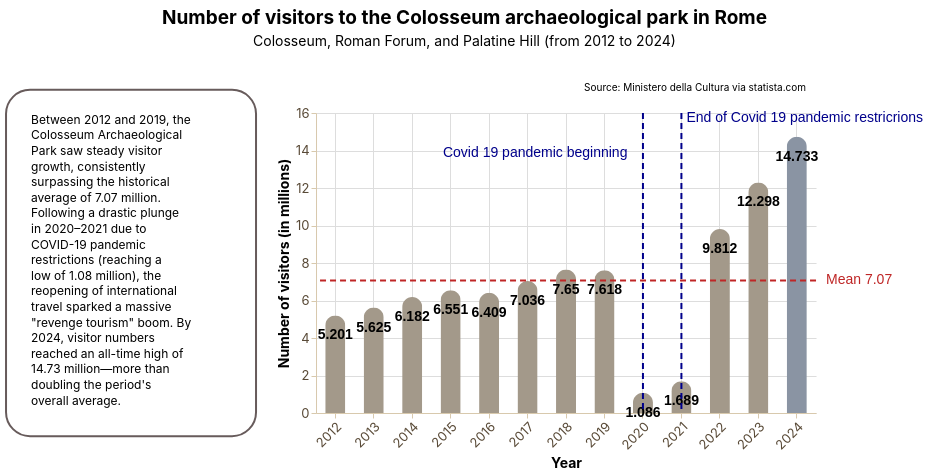

The notebook cell saved with this chart:
### Markdown cell above
Data story with **bar chart**

### Code cell
story = (
    pn.Story(
    #Builing the Story class object
        data = colosseum,
        width = 500,
        height = 300,
        template = colosseumTemplate #Using the colosseumTemplate
    )

    #Method invocation
    #Bar chart
    .mark_bar(
        cornerRadiusEnd = 10,
        size = 20
    )

    #Data encoding
    .encode(
        x = alt.X(
            "year:N",
            title = "Year", 
            axis = alt.Axis(
                grid = True,
                labelAngle = -45
            )
        ),
        y = alt.Y(
            "visitors:Q",
            title = "Number of visitors (in millions)",
            axis = alt.Axis(
                grid = True
            )
        )
    )

    #Data source
    .add_source(
        text = "Source: Ministero della Cultura via statista.com",
        position = "top",
        align = "right"
    )
    
    #Title and subtitle
    .add_title(
        title = "Number of visitors to the Colosseum archaeological park in Rome",
        subtitle = "Colosseum, Roman Forum, and Palatine Hill (from 2012 to 2024)",
        align = "center"
    )

    #Context area (on the left)
    .add_context(
        text = "Between 2012 and 2019, the Colosseum Archaeological Park saw steady visitor growth, consistently surpassing the historical average of 7.07 million. Following a drastic plunge in 2020–2021 due to COVID-19 pandemic restrictions (reaching a low of 1.08 million), the reopening of international travel sparked a massive \"revenge tourism\" boom. By 2024, visitor numbers reached an all-time high of 14.73 million—more than doubling the period's overall average.",
        position = "left",
    )

    #Labels
    .add_labels_chart(
        values = "visitors:Q",
        font_size = 14,
        font_weight = "bold",
        dy = 20
    )

    #Mean
    .add_line(
        value = colosseum["visitors"],
        math = "mean",
        label_font_size = 14,
    )

    #Highlighing line
    .add_line(
        orientation = "vertical",
        value = 2020,
        label_text = "Covid 19 pandemic beginning",
        color = "darkblue",
        label_dx = -200,
        label_dy = 50,
        label_font_size = 14
    )

    #Highlighing line
    .add_line(
        orientation = "vertical",
        value = 2021,
        label_text = "End of Covid 19 pandemic restricrions",
        color = "darkblue",
        label_dx = 5,
        label_dy = 15,
        label_font_size = 14
    )

    #Highlighing bar
    .add_highlight(2024)

    .render()
)

story

### Figure 1 — Vega-Lite specification as saved in the notebook (floating-point values rounded to 4 significant figures)
{"config": {"view": {"continuousWidth": 300, "continuousHeight": 300, "strokeWidth": 0}, "axis": {"domainColor": "#d8c9ad", "grid": false, "labelColor": "#594a37", "labelFont": "Inter", "labelFontSize": 13, "tickColor": "#d8c9ad", "titleColor": "#000000", "titleFont": "Inter", "titleFontSize": 14}, "axisX": {"labelAngle": 0, "labelExpr": "length(datum.label) > 12 ? replace(datum.label, /\\s+/, '\\n') : datum.label", "labelLineHeight": 14}, "bar": {"color": "rgb(163, 153, 138)"}, "legend": {"labelColor": "#594a37", "labelFont": "Inter", "labelFontSize": 12, "titleColor": "#000000", "titleFont": "Inter", "titleFontSize": 12}, "line": {"color": "rgb(163, 153, 138)"}, "mark": {"strokeWidth": 2.5}, "point": {"color": "#000000", "filled": true, "size": 75}, "range": {"category": ["rgb(163, 153, 138)", "rgb(138, 148, 163)", "#348035", "#a46cc2", "#d96027"]}, "title": {"color": "#000000", "font": "Inter", "fontSize": 19}}, "vconcat": [{"layer": [{"mark": {"type": "text", "align": "center", "baseline": "top", "color": "#000000", "font": "Inter", "fontSize": 19, "fontWeight": "bold", "text": "Number of visitors to the Colosseum archaeological park in Rome"}, "encoding": {"x": {"value": 375.0}, "y": {"value": 4}}}, {"mark": {"type": "text", "align": "center", "baseline": "top", "color": "#000000", "font": "Inter", "fontSize": 14, "text": "Colosseum, Roman Forum, and Palatine Hill (from 2012 to 2024)"}, "encoding": {"x": {"value": 375.0}, "y": {"value": 30}}}], "data": {"name": "data-6fad5c34291b82fc9632cbce143d677a"}, "height": 58, "width": 750.0}, {"hconcat": [{"layer": [{"mark": {"type": "rect", "color": "rgb(255, 255, 255)", "cornerRadius": 24.0, "opacity": 1.0, "stroke": "rgb(103, 91, 91)", "strokeWidth": 2.0}, "encoding": {"x": {"value": 0}, "x2": {"value": 250.0}, "y": {"value": -23.2}, "y2": {"value": 323.2}}}, {"mark": {"type": "text", "align": "left", "baseline": "top", "color": "rgb(0, 0, 0)", "font": "Inter", "fontSize": 12, "fontStyle": "normal", "fontWeight": "normal", "lineBreak": "\n", "lineHeight": 15.6, "text": "Between 2012 and 2019, the\nColosseum Archaeological\nPark saw steady visitor\ngrowth, consistently\nsurpassing the historical\naverage of 7.07 million.\nFollowing a drastic plunge\nin 2020–2021 due to\nCOVID-19 pandemic\nrestrictions (reaching a\nlow of 1.08 million), the\nreopening of international\ntravel sparked a massive\n\"revenge tourism\" boom. By\n2024, visitor numbers\nreached an all-time high of\n14.73 million—more than\ndoubling the period's\noverall average."}, "encoding": {"x": {"value": 25}, "y": {"value": 1.8}}}], "data": {"name": "data-6fad5c34291b82fc9632cbce143d677a"}, "height": 346.4, "width": 250.0}, {"layer": [{"mark": {"type": "bar", "cornerRadiusEnd": 10, "size": 20}, "encoding": {"color": {"condition": {"test": "(datum['year'] === 2024)", "value": "rgb(138, 148, 163)"}, "value": "rgb(163, 153, 138)"}, "x": {"axis": {"grid": true, "labelAngle": -45}, "field": "year", "title": "Year", "type": "nominal"}, "y": {"axis": {"grid": true}, "field": "visitors", "title": "Number of visitors (in millions)", "type": "quantitative"}}}, {"mark": {"type": "text", "align": "center", "angle": 0, "color": "rgb(0, 0, 0)", "dx": 0, "dy": 20, "fontSize": 14, "fontWeight": "bold", "lineBreak": "\n"}, "encoding": {"text": {"field": "visitors", "type": "quantitative"}, "x": {"axis": {"grid": true, "labelAngle": -45}, "field": "year", "title": "Year", "type": "nominal"}, "y": {"axis": {"grid": true}, "field": "visitors", "title": "Number of visitors (in millions)", "type": "quantitative"}}}, {"data": {"name": "data-6fad5c34291b82fc9632cbce143d677a"}, "mark": {"type": "text", "align": "right", "baseline": "bottom", "color": "rgb(0, 0, 0)", "font": "Inter", "fontSize": 10, "lineBreak": "\n", "text": "Source: Ministero della Cultura via statista.com"}, "encoding": {"x": {"value": 490}, "y": {"value": -20}}}, {"layer": [{"data": {"name": "data-58a35f2520d4b74a61c05cf953ad3c2c"}, "mark": {"type": "rule", "color": "rgb(191, 38, 38)", "strokeDash": [6, 4], "strokeWidth": 2}, "encoding": {"y": {"field": "y", "type": "quantitative"}}}, {"data": {"name": "data-661295097da28f9fac40d663e8506740"}, "mark": {"type": "text", "align": "left", "color": "rgb(191, 38, 38)", "dx": 0, "dy": 0, "fontSize": 14, "fontStyle": "normal", "fontWeight": "normal"}, "encoding": {"text": {"value": "Mean 7.07"}, "x": {"value": 510}, "y": {"field": "y", "type": "quantitative"}}}]}, {"layer": [{"data": {"name": "data-bda9bffe9e264e31167b6491152f8cc9"}, "mark": {"type": "rule", "color": "darkblue", "strokeDash": [6, 4], "strokeWidth": 2}, "encoding": {"x": {"field": "x", "type": "nominal"}}}, {"data": {"name": "data-06b5451864432c29688e805fdf8a71ce"}, "mark": {"type": "text", "align": "left", "color": "darkblue", "dx": -200, "dy": 50, "fontSize": 14, "fontStyle": "normal", "fontWeight": "normal"}, "encoding": {"text": {"value": "Covid 19 pandemic beginning"}, "x": {"field": "x", "type": "nominal"}, "y": {"value": -10}}}]}, {"layer": [{"data": {"name": "data-c636a8228389466f33a3b49c28851687"}, "mark": {"type": "rule", "color": "darkblue", "strokeDash": [6, 4], "strokeWidth": 2}, "encoding": {"x": {"field": "x", "type": "nominal"}}}, {"data": {"name": "data-50229de4c90ef8ab7b084eaad8c9a32f"}, "mark": {"type": "text", "align": "left", "color": "darkblue", "dx": 5, "dy": 15, "fontSize": 14, "fontStyle": "normal", "fontWeight": "normal"}, "encoding": {"text": {"value": "End of Covid 19 pandemic restricrions"}, "x": {"field": "x", "type": "nominal"}, "y": {"value": -10}}}]}], "data": {"name": "data-42b64b9bfa8133a31df103287d92289b"}, "height": 300, "width": 500}]}], "center": true, "resolve": {"axis": {"x": "shared", "y": "shared"}}, "$schema": "https://vega.github.io/schema/vega-lite/v6.4.1.json", "datasets": {"data-6fad5c34291b82fc9632cbce143d677a": [{"_": 0}], "data-42b64b9bfa8133a31df103287d92289b": [{"year": 2012, "visitors": 5.201}, {"year": 2013, "visitors": 5.625}, {"year": 2014, "visitors": 6.182}, {"year": 2015, "visitors": 6.551}, {"year": 2016, "visitors": 6.409}, {"year": 2017, "visitors": 7.036}, {"year": 2018, "visitors": 7.65}, {"year": 2019, "visitors": 7.618}, {"year": 2020, "visitors": 1.086}, {"year": 2021, "visitors": 1.689}, {"year": 2022, "visitors": 9.812}, {"year": 2023, "visitors": 12.3}, {"year": 2024, "visitors": 14.73}], "data-58a35f2520d4b74a61c05cf953ad3c2c": [{"y": 7.07}], "data-661295097da28f9fac40d663e8506740": [{"y": 7.07, "label_x": 0}], "data-bda9bffe9e264e31167b6491152f8cc9": [{"x": 2020}], "data-06b5451864432c29688e805fdf8a71ce": [{"x": 2020, "label_y": 0}], "data-c636a8228389466f33a3b49c28851687": [{"x": 2021}], "data-50229de4c90ef8ab7b084eaad8c9a32f": [{"x": 2021, "label_y": 0}]}}
